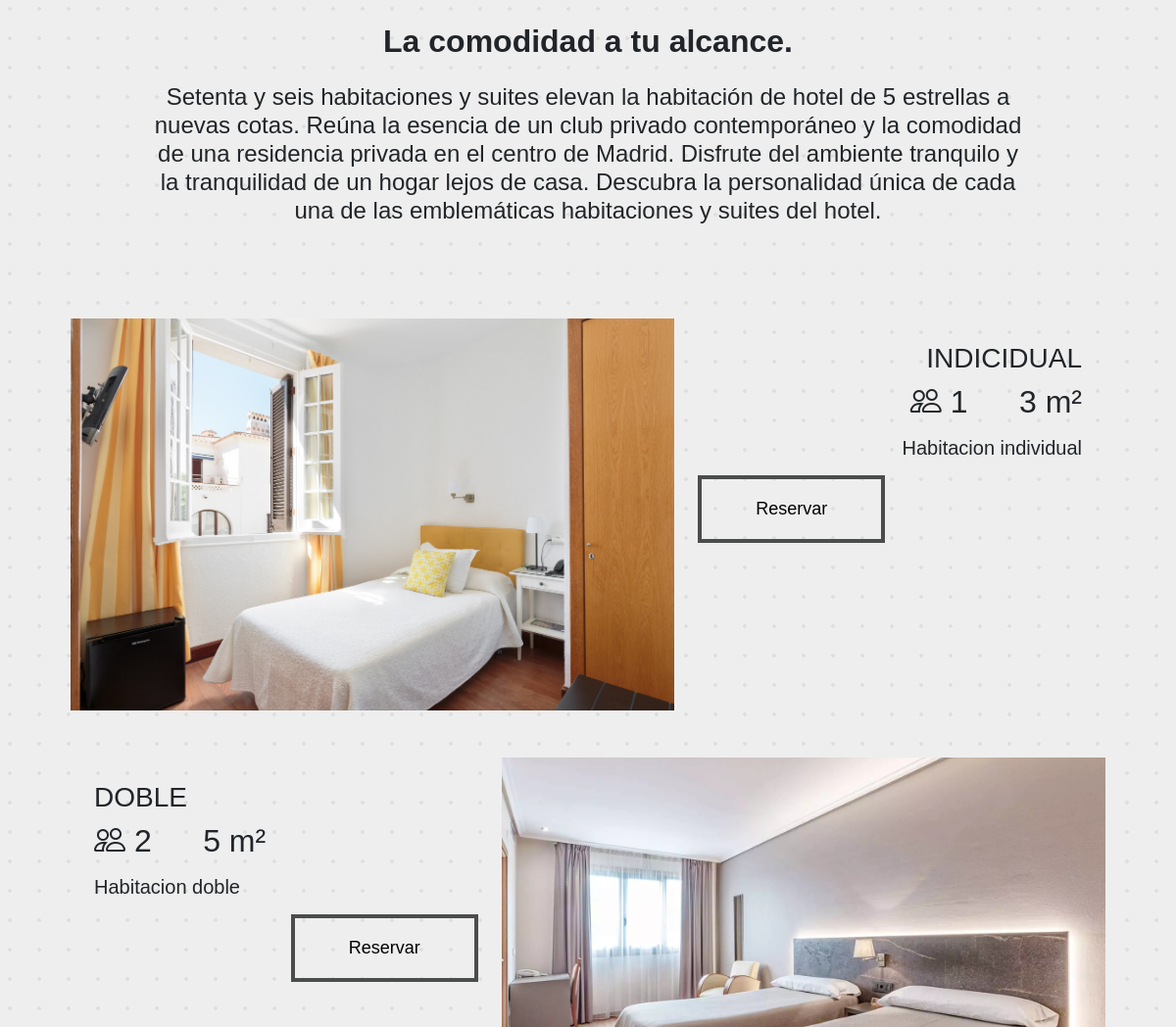
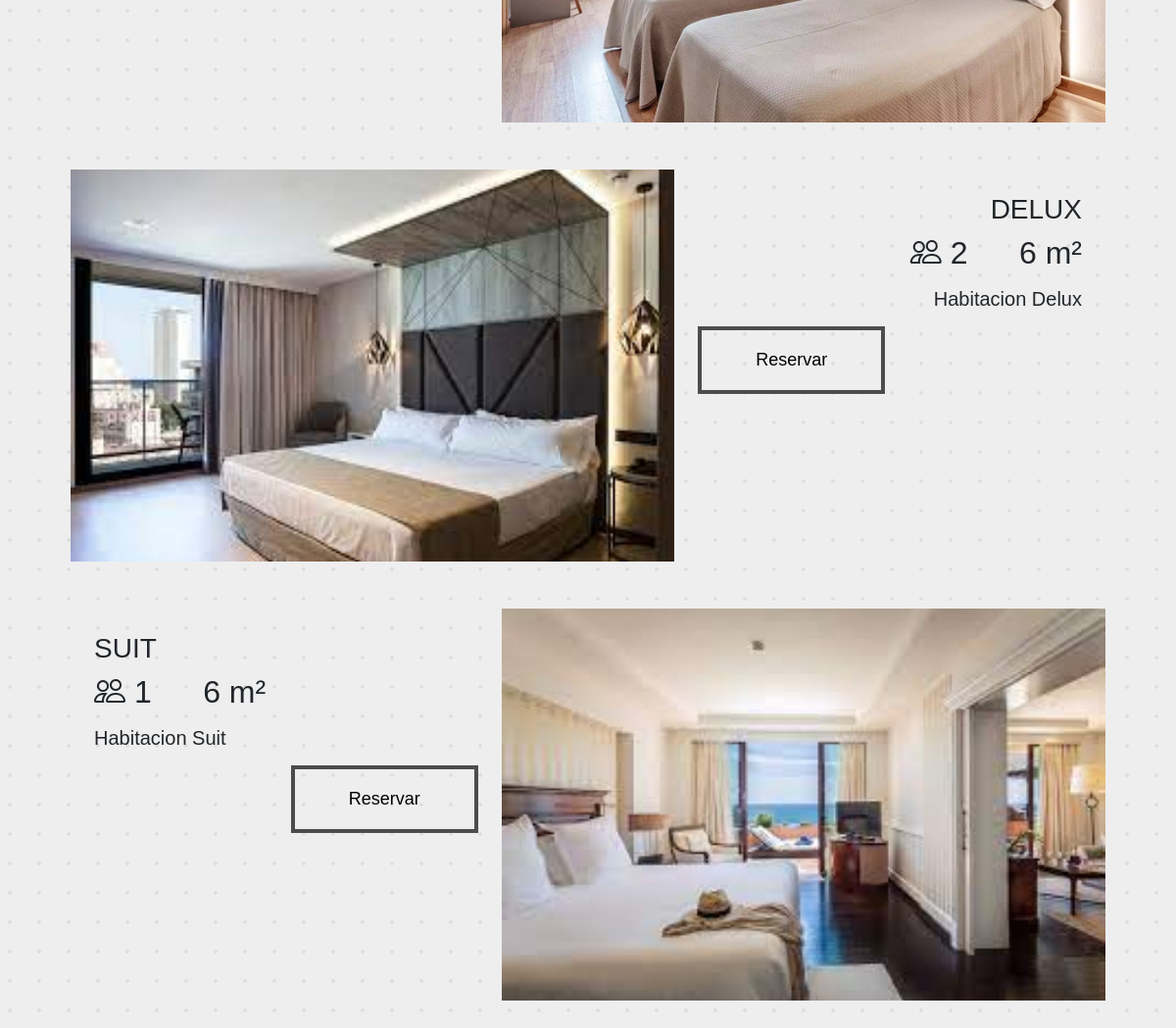
The app's page /rooms/ (lower part), older data (2 pictures, top to bottom).
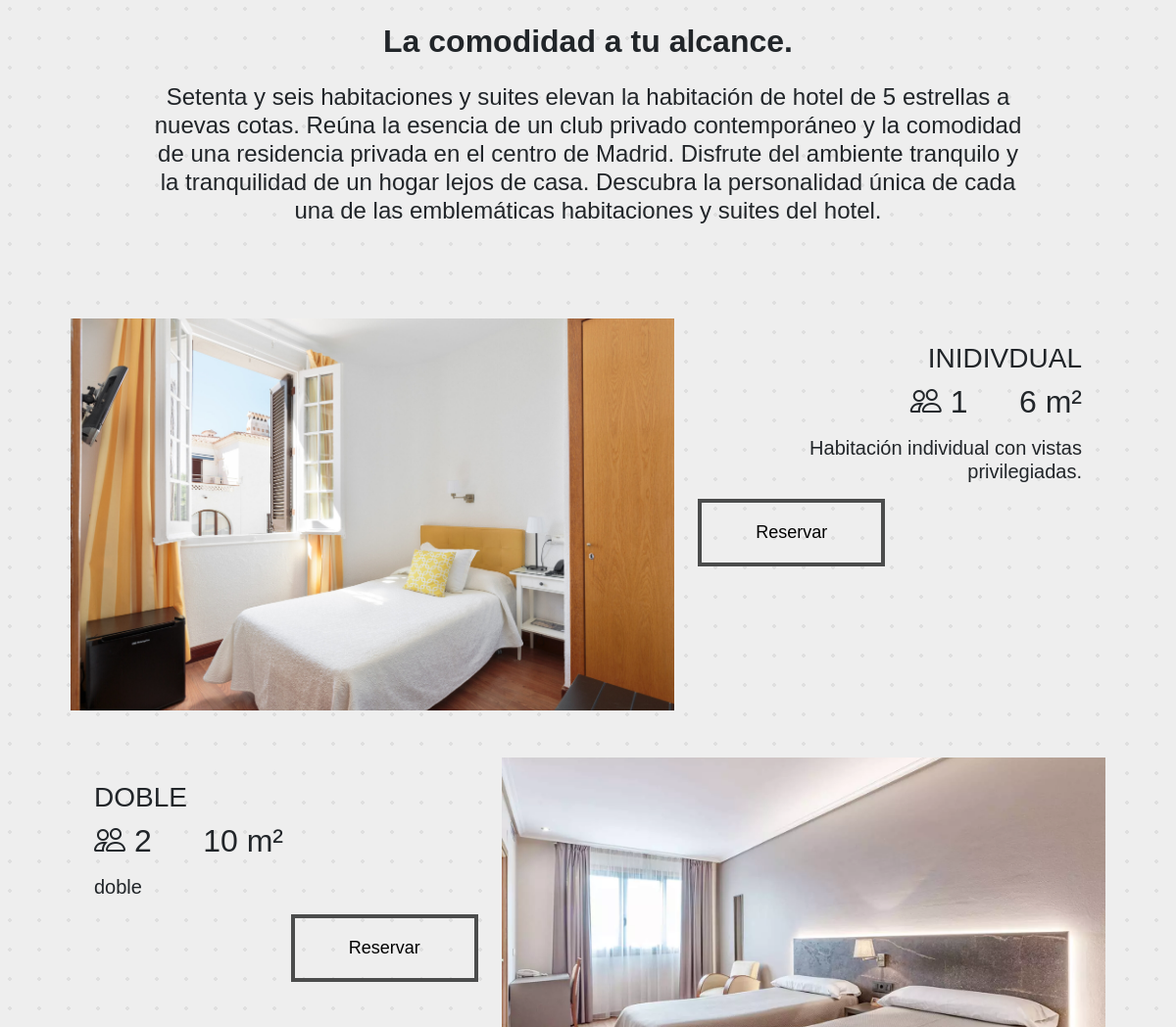
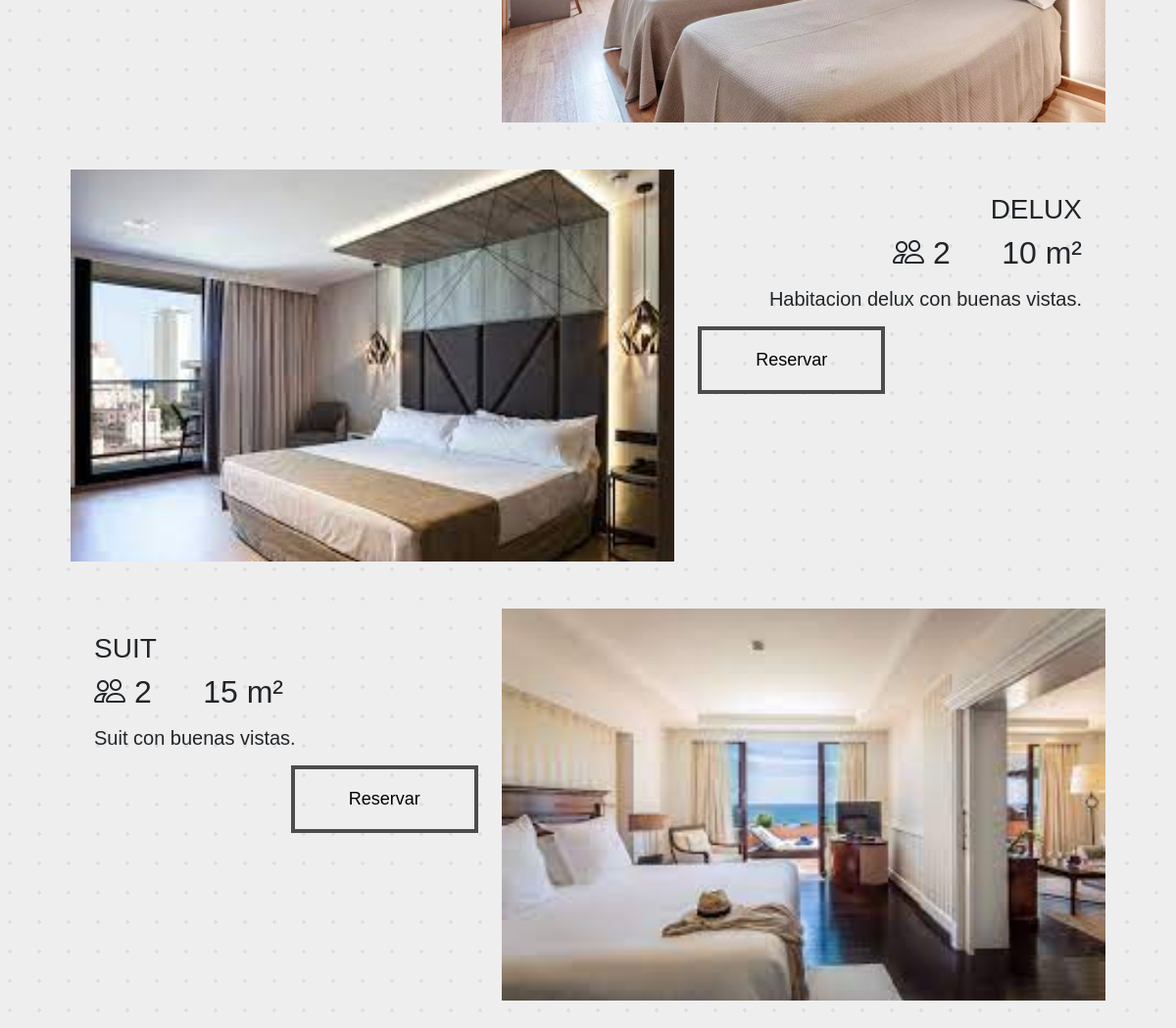
The same page, newer data (2 pictures, top to bottom).
### Reception/models.py (models this page shows, shortened)
class RoomType(models.Model):
    name = models.CharField(max_length=255)
    capacity = models.IntegerField()
    photo = models.ImageField(upload_to='room_photos/')
    description = models.TextField()
    square_meter = models.IntegerField()
    price = models.DecimalField(max_digits=10, decimal_places=2)

### Reception/views.py (the view)
# urls.py: path('rooms/', rooms_view, name='rooms_view'),
def rooms_view(request):
    rooms = RoomType.objects.all()
    context = {
        'rooms': rooms
    }
    return render(request, 'reception/roomsType.html', context)

### templates/reception/roomsType.html (shortened to what this page needs)
{% extends "base.html" %}
{% load static %}
{% block content %}
    <section class="text-center py-4">
        <div class="my-4">
            <p class=" fw-bold h2">La comodidad a tu alcance.</p>
        </div>
        <div class="text-center ">
            <div class="w-75 mx-auto my-4 text-center">
                <p class="h4">Setenta y seis habitaciones y suites elevan la habitación de
                    hotel de 5 estrellas a nuevas cotas. Reúna la esencia de un club privado contemporáneo y la
                    comodidad de una residencia privada en el centro de Madrid. Disfrute del ambiente tranquilo
                    y la tranquilidad de un hogar lejos de casa. Descubra la personalidad única de cada una de
                    las emblemáticas habitaciones y suites del hotel.</p>
            </div>
        </div>
    </section>
    <div class="px-4">
    {% for room in rooms %}
        {% if forloop.counter|divisibleby:2 %}
            <div class="d-flex m-5" style="height: 400px">
                <div class="col-5 text-start  ">
                    <p class="mx-4 mt-4 h3">{{ room.name.upper }}</p>
                    <span class="h2 mx-4"><i class="bi bi-people"></i> {{ room.capacity }}</span>
                    <span class="h2 mx-4">{{ room.square_meter }} m&sup2</span>
                    <p class="h5 mx-4 mt-3">{{ room.description }}</p>
                    <form action="" class="mx-4 mt-3">
                        <button class="room-button float-end"><a class="nav-link text-black" href="{% url 'reserve_room' %}"> Reservar</a>
                            <span></span>
                        </button>
                    </form>
                </div>
                <div class="col-7 room-image-container">
                    <img src="{{ room.photo.url }}" class="w-100 img-fluid">
                </div>
            </div>
        {% else %}
            <div class="d-flex m-5" style="height: 400px">
                <div class="col-7 room-image-container">
                    <img src="{{ room.photo.url }}" class="w-100 img-fluid">
                </div>
                <div class="col-5 text-end ">
                    <p class="mx-4 mt-4 h3">{{ room.name.upper }}</p>
                    <span class="h2 mx-4"><i class="bi bi-people"></i> {{ room.capacity }}</span>
                    <span class="h2 mx-4">{{ room.square_meter }} m&sup2</span>
                    <p class="h5 mx-4 mt-3">{{ room.description }}</p>
                    <form action="" class="mx-4 mt-3">
                        <button class="room-button float-start"><a class="nav-link text-black" href="{% url 'reserve_room' %}"> Reservar</a>
                            <span></span>
                        </button>
                    </form>
                </div>
            </div>
        {% endif %}
    {% endfor %}
</div>
{% endblock %}

### templates/base.html (shortened to what this page needs)
{% load static %}
<!DOCTYPE html>
<html lang="en">
<head>
    <link rel="stylesheet" href="{% static 'css/bootstrap.min.css' %}">
    <link rel="stylesheet" href="{% static 'css/style.css' %}">
    <link rel="stylesheet" href="https://cdn.jsdelivr.net/npm/bootstrap-icons@1.3.0/font/bootstrap-icons.css">
</head>
<body class="">
<main class="overflow-auto">
    {% block content %} {% endblock %}
</main>
</body>
</html>

### static/css/style.css (style rules this page uses)
body { font-family: sans-serif; width: 100%; height: 100%; background-color: #eee; background-image: radial-gradient(rgba(155, 155, 155, 0.18) 2px, transparent 0); background-size: 30px 30px; background-position: -5px -5px }
.room-button { border: none; display: block; position: relative; padding: 0.7em 2.4em; font-size: 18px; background: transparent; cursor: pointer; user-select: none; overflow: hidden; color: #4B4C4C; z-index: 1; font-family: inherit; font-weight: 500; }
.room-button span { position: absolute; left: 0; top: 0; width: 100%; height: 100%; background: transparent; z-index: -1; border: 4px solid #4B4C4C; }
.room-button span::before { content: ""; display: block; position: absolute; width: 8%; height: 500%; top: 50%; left: 50%; transform: translate(-50%, -50%) rotate(-60deg); transition: all 0.3s; }
.room-image-container { max-height: 500px; overflow: hidden; position: relative; }
.room-image-container img { width: 100%; height: auto; position: absolute; top: 50%; left: 0; transform: translateY(-50%); }

Row changes from the older to the newer data that the page shows:
changed RoomType: name "INDICIDUAL" → "INIDIVDUAL"; square_meter "3" → "6"; description "Habitacion individual" → "Habitación individual con vistas privilegiadas."
changed RoomType "DOBLE": square_meter "5" → "10"; description "Habitacion doble" → "doble"
changed RoomType "DELUX": square_meter "6" → "10"; description "Habitacion Delux" → "Habitacion delux con buenas vistas."
changed RoomType "SUIT": capacity "1" → "2"; square_meter "6" → "15"; description "Habitacion Suit" → "Suit con buenas vistas."
